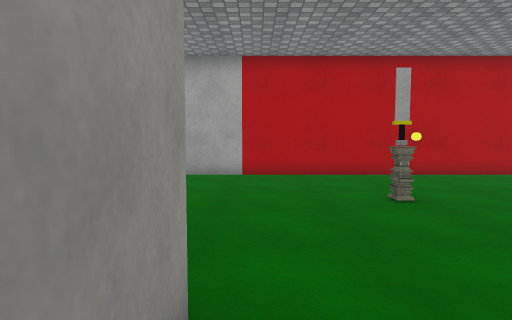
view 1 (above)

15 first-person views from a walk through a 3-D level made in the Unity game engine. The camera is 1.3 m above the floor, tilts 4° down and sees 75° across. The floor is counted in squares, 1 m on a side. Each view is taken from the middle of a square. On the plan, view 1 faces up. The plan holds only what a view shows up to about 14 squares ahead; the rest is blank. The place goes on beyond the plan. The player character is not drawn. Some surface patterns are stand-ins.

view 2
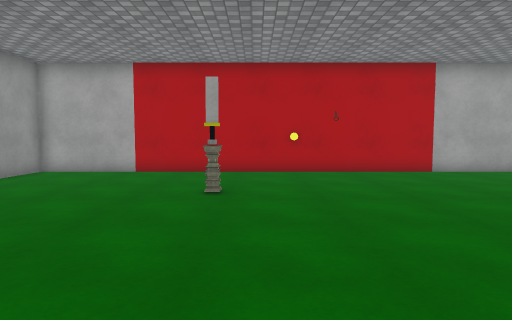

view 3
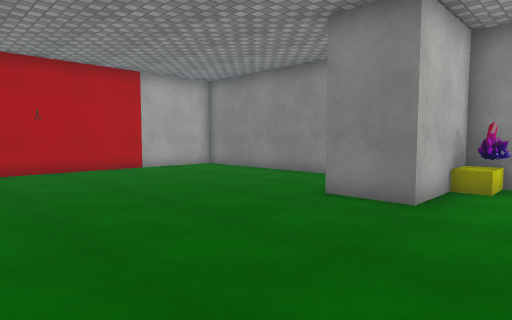

view 4
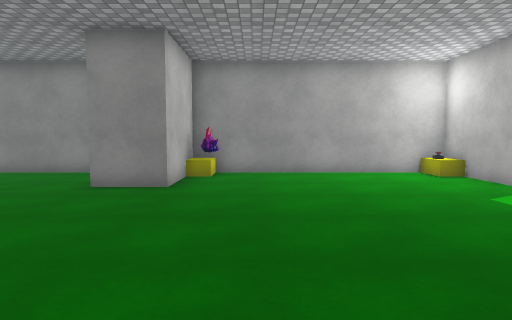

view 5
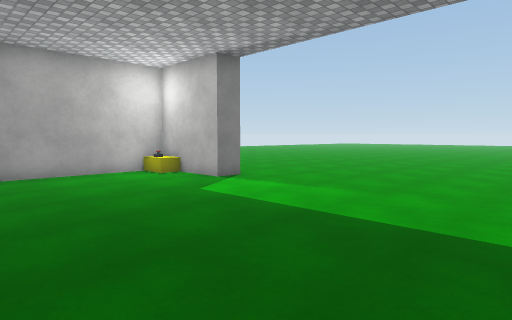

view 6
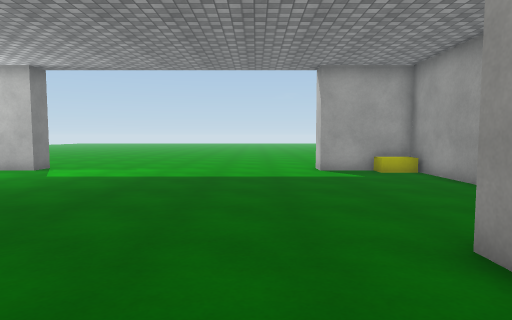

view 7
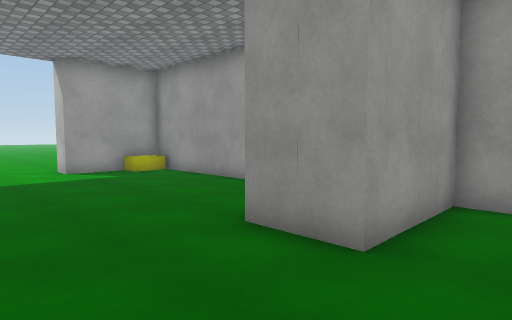

view 8
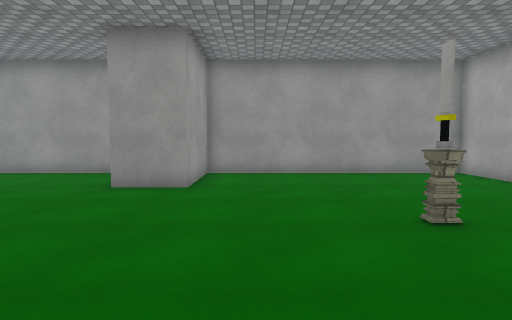

view 9
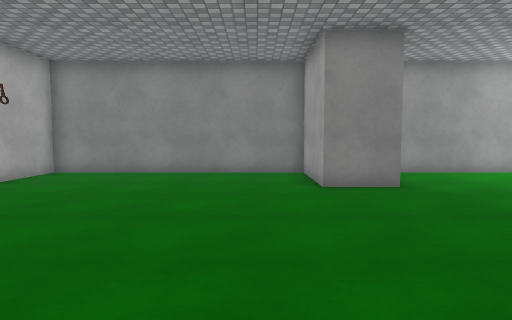

view 10
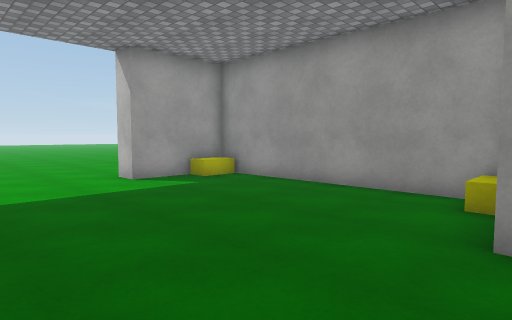

view 11
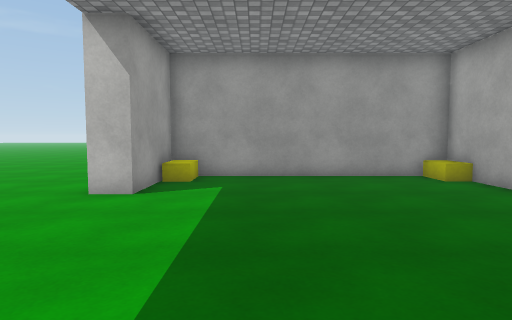

view 12
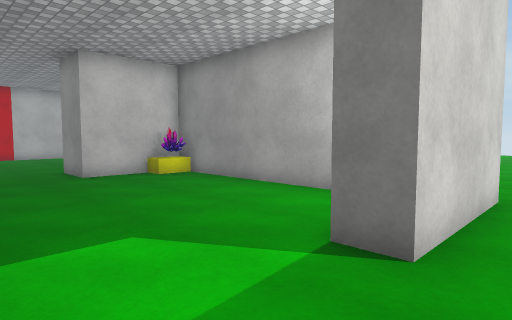

view 13
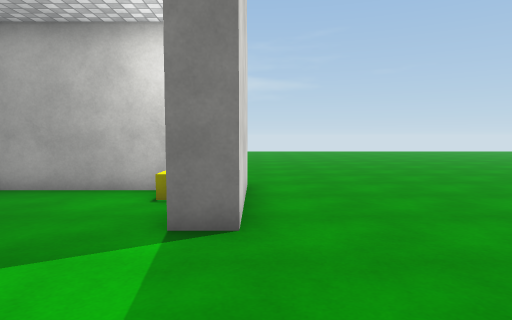

view 14
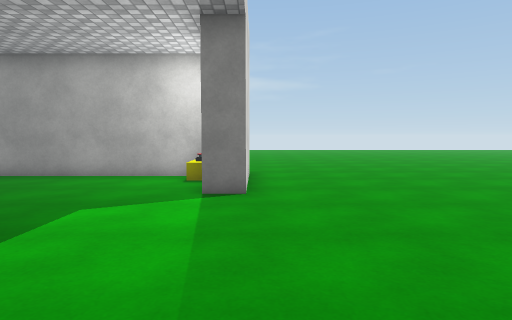

view 15
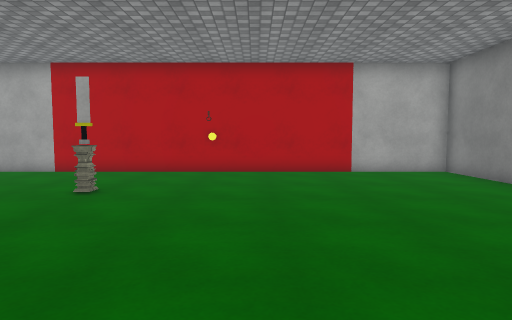

### Floor plan
Points are (right, up) in squares from view 1. A wall is a line through its corners. A room is listed if a view was taken in it or the views show most of it. See-through windows are left out.
Room 1 (views 1, 2, 3, 4, 5, 6, 7, 8, 9, 10, 11, 12, 13, 14, 15)
walls: (-1.1, 0.3) (-4, 0.3) (-4, -8.8) (-0.5, -8.8) (-0.5, -9.9); (15.1, -9.8) (10.5, -9.8) (10.5, -8.8) (14, -8.8) (14, 0.3) (10.5, 0.3) (10.5, 2.3) (14, 2.3) (14, 11.3) (-4, 11.3) (-4, 2.3) (-0.5, 2.3) (-0.5, 0.2)
ways out: opening at (-1, -11); opening at (16, -11)
objects: other object (2, 7); sword (3, 7); crystal (13, -1) to (13, 0)

Positions as (right, up) in squares from view 1, and headings:
1: (0, 0), facing up
2: (4, -1), facing up
3: (4, -2), facing up-right
4: (2, -2), facing right
5: (2, -2), facing down-right
6: (2, 4), facing down
7: (3, 4), facing down-left
8: (8, 4), facing left
9: (2, 4), facing right
10: (4, 1), facing down-left
11: (7, -6), facing left
12: (7, -11), facing up-right
13: (6, -10), facing right
14: (3, -10), facing right
15: (7, -1), facing up
